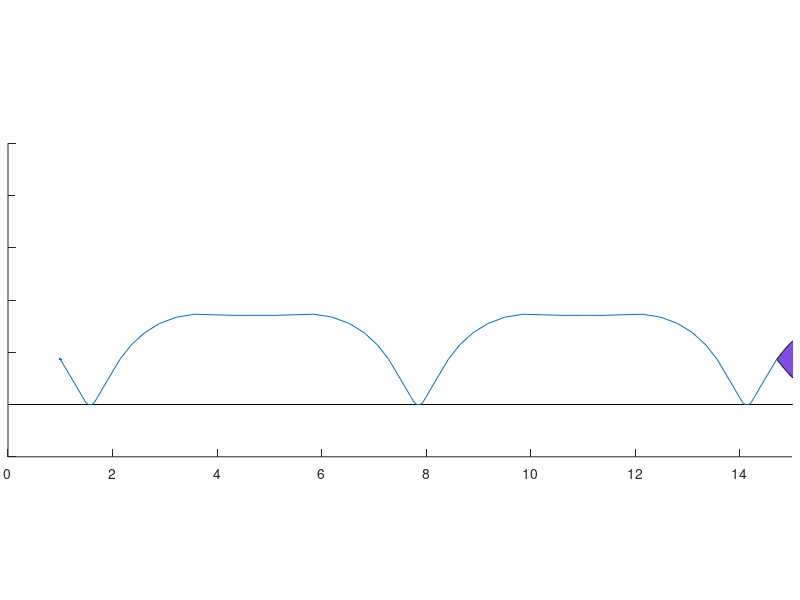

MATLAB code to generate this figure:
function rolling_shape
t=0:0.01:2*pi;
a =1;
b =1;
m =(3);
n1=1;
n2=1;
n3=1;


r=1./( (abs(1/a*cos(0.25*m*t)).^n2 +...
    abs(1/b*sin(0.25*m*t)).^n3  ).^(1/n1) );

x=r.*cos(t);
y=r.*sin(t);
h=patch(x,y,[0.5 0.3 0.9]);
axis equal
axis([0 15 -1 5]);
set(gca,'position',[0.01 0.01 0.98 0.98])
set(gcf,'position',[10 40 1200 500])

line([0 5*pi],[0 0],'color',[0 0 0]);
roughx=[];
roughy=[];
for n=0:pi/16:5*pi
    [x2,y2]=transform2d(x,y,n,0,-n,0,0);
    line([roughx x2(1)],[roughy y2(1)-min(y2)])
    roughx=x2(1);
    roughy=y2(1)-min(y2);
    set(h,'xdata',x2,'ydata',y2-min(y2));
    pause(0.1)
end

function [xd,yd]=transform2d(x,y,tx,ty,phi,xr,yr)
%2d transformation without scaling
%[xd,yd]=transform2d(x,y,tx,ty,phi,xr,yr)
xd=x.*cos(phi)-y.*sin(phi)+xr.*(1-cos(phi))+yr.*sin(phi)+tx;
yd=x.*sin(phi)+y.*cos(phi)+yr.*(1-cos(phi))-xr.*sin(phi)+ty;
